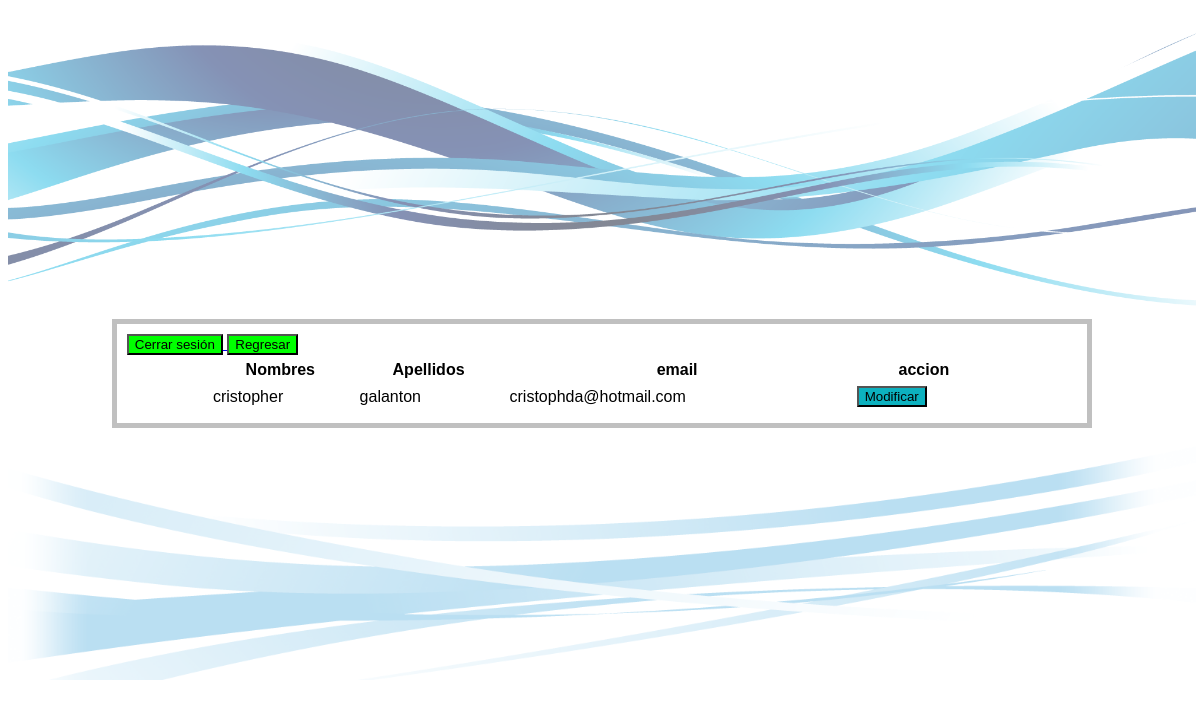
The page /Proyecto/perfil.php on the database as committed earlier.
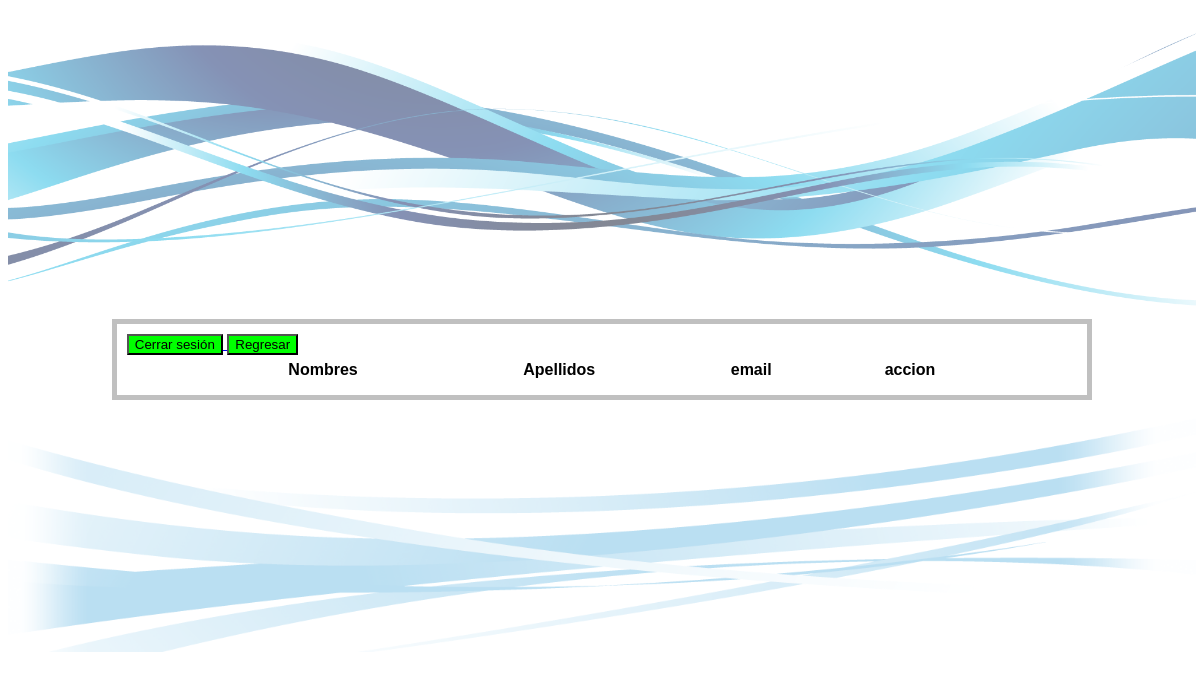
The same page on the database as committed later.
### tables this page shows
CREATE TABLE `registro` (
  `id` int(11) NOT NULL,
  `Nombres` varchar(100) NOT NULL,
  `Apellidos` varchar(100) NOT NULL,
  `dirección` varchar(255) NOT NULL,
  `password` varchar(255) NOT NULL,
  `email` varchar(100) NOT NULL
);

### Proyecto/perfil.php (the view, shortened to what this page needs)
<!DOCTYPE html>
<html>
<head>
      <link rel="stylesheet" href="style_home.css">
</head>
<body>
  <div class="todo">
  <div id="cabecera">
    <img src="img/swirl.png" width="1188" id="img1">
  </div>
<div id="contenido">
    <table style="margin: auto; width: 800px; border-collapse: separate; border-spacing: 10px 5px;">
            <th>Nombres</th>
            <th>Apellidos</th>
            <th>email</th>
            <th>accion</th>
              <a href="includes/logout.php"><button type="button" class="btn-cerrar">Cerrar sesión</button></a>
              <a href="index.php"> <button type="button" class="btn-ir">Regresar</button> </a>
<?php
        include "conexion.php";
        $sentecia="SELECT * FROM Registro   ";
        $resultado= $conexion->query($sentecia) or die (mysqli_error($conexion));
        while($fila=$resultado->fetch_assoc())
        {
          echo "<tr>";
            echo "<td>"; echo $fila['Nombres']; echo "</td>";
            echo "<td>"; echo $fila['Apellidos']; echo "</td>";
            echo "<td>"; echo $fila['email']; echo "</td>";
             echo "<td>";
            echo "<a href='modif_perfil.php?id=".$fila['id']."'> <button type='button' class=' btn-modi'>Modificar</button> </a>";
            echo "</td>";
          echo "</tr>";
     }
      ?>
       </table>
        </div>
      <div id="footer">
        <img src="img/swirl2.png" id="img2">
    </div>
</div>
</body>
</html>

Rows that differ between the two databases and show on the page:
removed registro: Nombres "cristopher", Apellidos "galanton", email "cristophda@hotmail.com"
